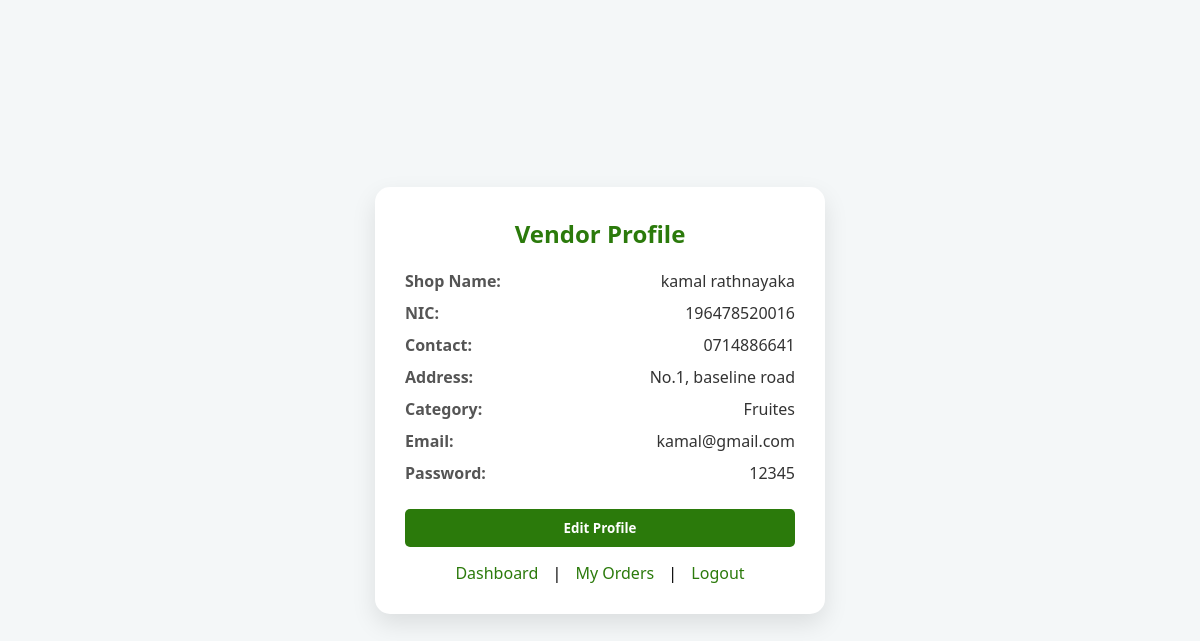
/vendor_profile.php (signed in), run on the app's committed database.
### tables this page shows
CREATE TABLE IF NOT EXISTS `vendors` (
  `vendor_id` int NOT NULL AUTO_INCREMENT,
  `name` varchar(100) DEFAULT NULL,
  `nic` varchar(20) DEFAULT NULL,
  `contact` varchar(20) DEFAULT NULL,
  `address` varchar(255) DEFAULT NULL,
  `category` varchar(100) DEFAULT NULL,
  `profile_photo` varchar(255) DEFAULT NULL,
  `email` varchar(100) DEFAULT NULL,
  `password` varchar(255) DEFAULT NULL,
  `status` enum('Pending','Approved','Rejected') DEFAULT 'Pending',
  PRIMARY KEY (`vendor_id`),
  UNIQUE KEY `email` (`email`)
);

### vendor_profile.php (the view, shortened to what this page needs)
<?php
include 'conn.php';
$vendor_id = $_SESSION['user_id'];
$result = mysqli_query($conn, "SELECT * FROM vendors WHERE vendor_id='$vendor_id'");
$vendor = mysqli_fetch_assoc($result);
?>
<!DOCTYPE html>
<html lang="en">
<head>
</head>
<body>
<div class="profile-card">
    <h2>Vendor Profile</h2>
    <div id="profileView">
        <div class="profile-row"><span class="profile-label">Shop Name:</span> <span class="profile-value"><?php echo htmlspecialchars($vendor['name'] ?? ''); ?></span></div>
        <div class="profile-row"><span class="profile-label">NIC:</span> <span class="profile-value"><?php echo htmlspecialchars($vendor['nic'] ?? ''); ?></span></div>
        <div class="profile-row"><span class="profile-label">Contact:</span> <span class="profile-value"><?php echo htmlspecialchars($vendor['contact'] ?? ''); ?></span></div>
        <div class="profile-row"><span class="profile-label">Address:</span> <span class="profile-value"><?php echo htmlspecialchars($vendor['address'] ?? ''); ?></span></div>
        <div class="profile-row"><span class="profile-label">Category:</span> <span class="profile-value"><?php echo htmlspecialchars($vendor['category'] ?? ''); ?></span></div>
        <div class="profile-row"><span class="profile-label">Email:</span> <span class="profile-value"><?php echo htmlspecialchars($vendor['email'] ?? ''); ?></span></div>
        <div class="profile-row"><span class="profile-label">Password:</span> <span class="profile-value"><?php echo htmlspecialchars($vendor['password'] ?? ''); ?></span></div>
        <button id="editBtn" onclick="toggleEdit()">Edit Profile</button>
    </div>
    <div class="links">
        <a href="vendor_dashboard.php">Dashboard</a> |
        <a href="vendor_orders.php">My Orders</a> |
        <a href="index.html">Logout</a>
    </div>
</div>
</body>
</html>

### vendor_profile.php (style rules this page uses)
* { margin:0; padding:0; box-sizing:border-box; font-family: 'Segoe UI', Tahoma, Geneva, Verdana, sans-serif; }
body { background: #f4f7f8; min-height: 100vh; display: flex; justify-content: center; align-items: center; }
.profile-card { background: #fff; padding: 30px; border-radius: 15px; width: 450px; box-shadow: 0 10px 25px rgba(0,0,0,0.1); transition: all 0.3s ease; }
h2 { text-align:center; color:#2b7a0b; margin-bottom:20px; }
.profile-row { display: flex; justify-content: space-between; margin-bottom: 10px; }
.profile-label { font-weight: bold; color:#555; }
.profile-value { color:#333; }
button { padding: 10px 20px; border-radius: 5px; border:none; cursor:pointer; font-weight:bold; transition: all 0.3s ease; }
#editBtn { background:#2b7a0b; color:white; width:100%; margin-top:15px; }
.links { text-align:center; margin-top:15px; }
.links a { text-decoration:none; color:#2b7a0b; margin:0 10px; }

### data on the page
vendors: name "kamal rathnayaka", nic "196478520016", contact "0714886641", address "No.1, baseline road", category "Fruites", email "kamal@gmail.com", password "12345"
